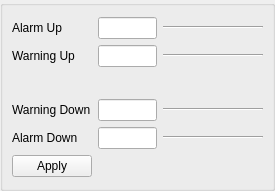
<ui version="4.0">
 <class>AppleiiPLCTemperatureAlarms</class>
 <widget class="QWidget" name="AppleiiPLCTemperatureAlarms">
  <property name="geometry">
   <rect>
    <x>0</x>
    <y>0</y>
    <width>275</width>
    <height>191</height>
   </rect>
  </property>
  <property name="windowTitle">
   <string>Form</string>
  </property>
  <layout class="QGridLayout">
   <property name="leftMargin">
    <number>0</number>
   </property>
   <property name="topMargin">
    <number>0</number>
   </property>
   <property name="rightMargin">
    <number>0</number>
   </property>
   <property name="bottomMargin">
    <number>0</number>
   </property>
   <property name="horizontalSpacing">
    <number>0</number>
   </property>
   <property name="verticalSpacing">
    <number>0</number>
   </property>
   <item row="0" column="0">
    <widget class="TaurusGroupBox" name="TaurusGroupBox">
     <property name="showText">
      <bool>false</bool>
     </property>
     <layout class="QGridLayout">
      <item row="0" column="0">
       <layout class="QGridLayout">
        <item row="0" column="0">
         <widget class="QLabel" name="label">
          <property name="text">
           <string>Alarm Up</string>
          </property>
         </widget>
        </item>
        <item row="0" column="1">
         <widget class="TaurusValueLineEdit" name="AlarmUp">
          <property name="alignment">
           <set>Qt::AlignCenter</set>
          </property>
          <property name="useParentModel">
           <bool>true</bool>
          </property>
         </widget>
        </item>
        <item row="0" column="2">
         <widget class="Line" name="line">
          <property name="minimumSize">
           <size>
            <width>100</width>
            <height>0</height>
           </size>
          </property>
          <property name="maximumSize">
           <size>
            <width>100</width>
            <height>16777215</height>
           </size>
          </property>
          <property name="orientation">
           <enum>Qt::Horizontal</enum>
          </property>
         </widget>
        </item>
        <item row="1" column="0">
         <widget class="QLabel" name="label_2">
          <property name="text">
           <string>Warning Up</string>
          </property>
         </widget>
        </item>
        <item row="1" column="1">
         <widget class="TaurusValueLineEdit" name="WarningUp">
          <property name="alignment">
           <set>Qt::AlignCenter</set>
          </property>
          <property name="useParentModel">
           <bool>true</bool>
          </property>
          <property name="showQuality">
           <bool>false</bool>
          </property>
         </widget>
        </item>
        <item row="1" column="2">
         <widget class="Line" name="line_2">
          <property name="minimumSize">
           <size>
            <width>100</width>
            <height>0</height>
           </size>
          </property>
          <property name="maximumSize">
           <size>
            <width>100</width>
            <height>16777215</height>
           </size>
          </property>
          <property name="orientation">
           <enum>Qt::Horizontal</enum>
          </property>
         </widget>
        </item>
        <item row="2" column="1">
         <widget class="TaurusLabel" name="TemperatureLabel">
          <property name="minimumSize">
           <size>
            <width>0</width>
            <height>20</height>
           </size>
          </property>
          <property name="maximumSize">
           <size>
            <width>16777215</width>
            <height>20</height>
           </size>
          </property>
          <property name="useParentModel">
           <bool>true</bool>
          </property>
         </widget>
        </item>
        <item row="2" column="2">
         <widget class="TaurusValueLabel" name="TemperatureValue">
          <property name="useParentModel">
           <bool>true</bool>
          </property>
         </widget>
        </item>
        <item row="3" column="0">
         <widget class="QLabel" name="label_3">
          <property name="text">
           <string>Warning Down</string>
          </property>
         </widget>
        </item>
        <item row="3" column="1">
         <widget class="TaurusValueLineEdit" name="WarningDown">
          <property name="alignment">
           <set>Qt::AlignCenter</set>
          </property>
          <property name="useParentModel">
           <bool>true</bool>
          </property>
         </widget>
        </item>
        <item row="3" column="2">
         <widget class="Line" name="line_4">
          <property name="minimumSize">
           <size>
            <width>100</width>
            <height>0</height>
           </size>
          </property>
          <property name="maximumSize">
           <size>
            <width>100</width>
            <height>16777215</height>
           </size>
          </property>
          <property name="orientation">
           <enum>Qt::Horizontal</enum>
          </property>
         </widget>
        </item>
        <item row="4" column="0">
         <widget class="QLabel" name="label_4">
          <property name="text">
           <string>Alarm Down</string>
          </property>
         </widget>
        </item>
        <item row="4" column="1">
         <widget class="TaurusValueLineEdit" name="AlarmDown">
          <property name="alignment">
           <set>Qt::AlignCenter</set>
          </property>
          <property name="useParentModel">
           <bool>true</bool>
          </property>
         </widget>
        </item>
        <item row="4" column="2">
         <widget class="Line" name="line_5">
          <property name="minimumSize">
           <size>
            <width>100</width>
            <height>0</height>
           </size>
          </property>
          <property name="maximumSize">
           <size>
            <width>100</width>
            <height>16777215</height>
           </size>
          </property>
          <property name="orientation">
           <enum>Qt::Horizontal</enum>
          </property>
         </widget>
        </item>
        <item row="5" column="0">
         <widget class="QPushButton" name="ApplyButton">
          <property name="text">
           <string>Apply</string>
          </property>
         </widget>
        </item>
       </layout>
      </item>
     </layout>
    </widget>
   </item>
  </layout>
 </widget>
 <customwidgets>
  <customwidget>
   <class>TaurusGroupBox</class>
   <extends>QGroupBox</extends>
   <header>taurus.qt.qtgui.container</header>
   <container>1</container>
  </customwidget>
  <customwidget>
   <class>TaurusValueLineEdit</class>
   <extends>QLineEdit</extends>
   <header>taurus.qt.qtgui.input</header>
  </customwidget>
  <customwidget>
   <class>TaurusLabel</class>
   <extends>QLabel</extends>
   <header>taurus.qt.qtgui.display</header>
  </customwidget>
  <customwidget>
   <class>TaurusValueLabel</class>
   <extends>QLabel</extends>
   <header>taurus.qt.qtgui.display</header>
  </customwidget>
 </customwidgets>
 <resources/>
 <connections/>
</ui>
